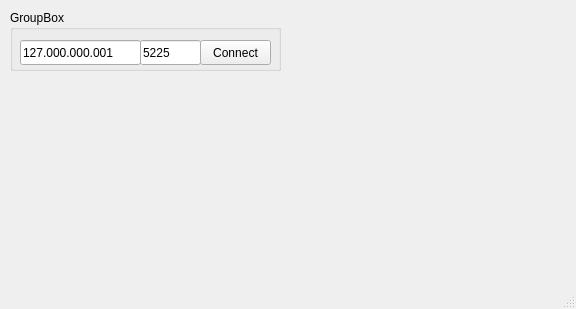
<?xml version="1.0" encoding="UTF-8"?>
<ui version="4.0">
 <class>MainWindow</class>
 <widget class="QMainWindow" name="MainWindow">
  <property name="geometry">
   <rect>
    <x>0</x>
    <y>0</y>
    <width>576</width>
    <height>309</height>
   </rect>
  </property>
  <property name="windowTitle">
   <string>MainWindow</string>
  </property>
  <widget class="QWidget" name="centralwidget">
   <widget class="QGroupBox" name="groupBox">
    <property name="geometry">
     <rect>
      <x>10</x>
      <y>10</y>
      <width>271</width>
      <height>61</height>
     </rect>
    </property>
    <property name="title">
     <string>GroupBox</string>
    </property>
    <widget class="QLineEdit" name="lineEditIP">
     <property name="geometry">
      <rect>
       <x>10</x>
       <y>30</y>
       <width>121</width>
       <height>25</height>
      </rect>
     </property>
     <property name="text">
      <string>127.000.000.001</string>
     </property>
    </widget>
    <widget class="QLineEdit" name="lineEditPort">
     <property name="geometry">
      <rect>
       <x>130</x>
       <y>30</y>
       <width>61</width>
       <height>25</height>
      </rect>
     </property>
     <property name="text">
      <string>5225</string>
     </property>
    </widget>
    <widget class="QPushButton" name="connectButton">
     <property name="geometry">
      <rect>
       <x>190</x>
       <y>30</y>
       <width>71</width>
       <height>25</height>
      </rect>
     </property>
     <property name="text">
      <string>Connect</string>
     </property>
    </widget>
   </widget>
  </widget>
  <widget class="QMenuBar" name="menubar">
   <property name="geometry">
    <rect>
     <x>0</x>
     <y>0</y>
     <width>576</width>
     <height>22</height>
    </rect>
   </property>
  </widget>
  <widget class="QStatusBar" name="statusbar"/>
 </widget>
 <resources/>
 <connections/>
</ui>
